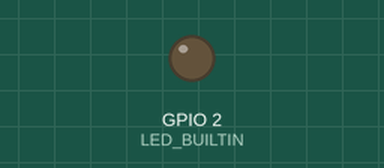
This sketch was run on a simulated ESP32. Shown: output pins drawn as LEDs (lit = HIGH). WiFi joins after 1.5 s; servers stay silent unless stated; no MQTT or app messages arrive unless stated; what the sketch prints to the serial monitor is not drawn. At 1.9 s the program puts the board to deep sleep or switches it off; the recording ends there.

Above: at 0.1 s.
At 1.5 s:
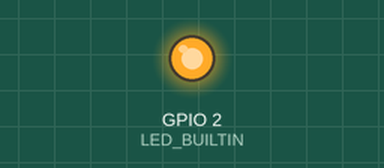
Timing chart, 0 to 1.9 s (numbered marks = the images above):
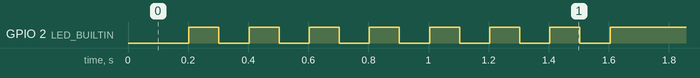

The sketch:

ESP32-wififun.ino
```cpp
#include "WiFi.h"
#include <MQTTClient.h>  // https://github.com/256dpi/arduino-mqtt


const char* ssid     = "STERNENGAST";
const char* password = "abcdEFGH1234";


#define uS_TO_S_FACTOR 1000000
#define TIME_TO_SLEEP  300

RTC_DATA_ATTR int bootCount = 0;

WiFiClient net;
MQTTClient client;

unsigned long lastMillis = 0;

long long chipid;
String sysid;
int sensorPin = 34;

void wscan() {
  Serial.println("WiFi scanning...");
  int n = WiFi.scanNetworks();
  Serial.println("WiFi scan done!");
  while (n == 0) {
    Serial.print(n);
    Serial.println(" WiFi networks found");
    for (int i = 0; i < n; ++i) {
      Serial.print(i + 1);
      Serial.print(": ");
      Serial.print(WiFi.SSID(i));
      Serial.print(" (");
      Serial.print(WiFi.RSSI(i));
      Serial.print(")");
      Serial.println((WiFi.encryptionType(i) == WIFI_AUTH_OPEN) ? " " : "*");
      delay(10);
    }
  }
  Serial.println("");
}


void wconnect() {
  static bool ledStatus = false;
  long tc=0;
  WiFi.begin(ssid, password);
  while (WiFi.status() != WL_CONNECTED) {

    if(tc>300) {
      Serial.println("Wifi timeout ... sleep");
      esp_deep_sleep_start();
    }
    tc++;
    ledStatus = !ledStatus;
    digitalWrite(LED_BUILTIN, ledStatus);
    Serial.print(".");
    delay(100);
  }

  Serial.println("");
  Serial.println("WiFi connected");
  Serial.println("IP address: ");
  Serial.println(WiFi.localIP());
}


void sysinfo() {
  chipid = ESP.getEfuseMac(); //The chip ID is essentially its MAC address(length: 6 bytes).
//  Serial.printf("ESP32 Chip ID = %04X", (uint16_t)(chipid >> 32)); //print High 2 bytes
//  Serial.printf("%08X\n", (uint32_t)chipid); //print Low 4bytes.
}

void print_wakeup_reason() {
  esp_sleep_wakeup_cause_t wakeup_reason;

  wakeup_reason = esp_sleep_get_wakeup_cause();

  switch (wakeup_reason)
  {
    case 1  : Serial.println("Wakeup caused by external signal using RTC_IO"); break;
    case 2  : Serial.println("Wakeup caused by external signal using RTC_CNTL"); break;
    case 3  : Serial.println("Wakeup caused by timer"); break;
    case 4  : Serial.println("Wakeup caused by touchpad"); break;
    case 5  : Serial.println("Wakeup caused by ULP program"); break;
    default : Serial.println("Wakeup was not caused by deep sleep"); break;
  }
}


void niceCallback() {
  static bool ledStatus = false;
  ledStatus = !ledStatus;

  digitalWrite(LED_BUILTIN, ledStatus);
}


void setup()
{
  pinMode(LED_BUILTIN, OUTPUT);

  digitalWrite(LED_BUILTIN, LOW);
  Serial.begin(115200);
  delay(100);
  ++bootCount;
  Serial.println("Boot number: " + String(bootCount));
  print_wakeup_reason();
  esp_sleep_enable_timer_wakeup(TIME_TO_SLEEP * uS_TO_S_FACTOR);


  WiFi.mode(WIFI_STA);
  WiFi.disconnect();
  delay(100);
  Serial.println("Setup done");
  sysinfo();
  sysid = String((long)chipid, HEX);
  //wscan();
  wconnect();


  client.begin("broker.hivemq.com", net);
  Serial.print("\nmqtt connecting...");
  static bool ledStatus = false;

  long tc=0;
  while (!client.connect((const char*)chipid)) {
    if(tc>300) {
      Serial.println("MQTT connect timeout ... sleep");
      esp_deep_sleep_start();
    }
    tc++;
    Serial.print("*");
    ledStatus = !ledStatus;
    digitalWrite(LED_BUILTIN, ledStatus);
    delay(100);
  }

  Serial.println("\nmqtt connected!");

  String stringOne =  String(String("mjw/") + sysid + String("/boot"));
  client.publish(stringOne, String(bootCount),1,1);
  Serial.println("loop start");

}


void loop()
{
  client.loop();

  client.publish(String("mjw/" + sysid + "/temp"), String(temperatureRead()),1,1);
  client.publish(String("mjw/" + sysid + "/voltage"), String(analogRead(sensorPin)),1,1);
  client.disconnect();
  Serial.println("Going to sleep...");

  delay(100);
  esp_deep_sleep_start();


}
```
